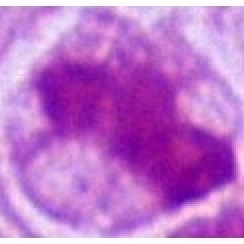
#> input picture ResNet50-master/cell_data/test/Square_test_sp_kp/sp (138).jpg, 122 x 122 px (shown 2 times larger)
$ python -i '常规数据增强.py'   (imports and definitions only)
#> lines starting #> are read from the running program, lines starting #| are printed output that depends on the picture
#> further down, picture is the input picture: shape (122, 122, 3); mean B, G, R 204, 114.3, 190.4
import cv2
import os
import random
import copy
from PIL import ImageEnhance
from PIL import Image
import numpy as np


def check_dir(dir):
    if not os.path.exists(dir):
        os.makedirs(dir)


# 高斯噪音
# [16 lines left out: functions gauss_noise, bs_noise, not called in this run]


# 随机调整图像的饱和度和亮度
def randomColor(img):
    img = img.astype(np.uint8)
    image = Image.fromarray(cv2.cvtColor(img, cv2.COLOR_BGR2RGB))
    # 随机生成0，1来随机确定调整哪个参数，可能会调整饱和度，也可能会调整图像的饱和度和亮度
    saturation = random.randint(0, 1)
    brightness = random.randint(0, 1)
    contrast = random.randint(0, 1)
    sharpness = random.randint(0, 1)

    # 当三个参数中一个参数为1，就可执行相应的操作
    if random.random() < saturation:
        random_factor = np.random.randint(90, 110) / 100.  # 随机因子
        image = ImageEnhance.Color(image).enhance(random_factor)  # 调整图像的饱和度
    if random.random() < brightness:
        random_factor = np.random.randint(90, 110) / 100.  # 随机因子
        image = ImageEnhance.Brightness(image).enhance(random_factor)  # 调整图像的亮度
    if random.random() < contrast:
        random_factor = np.random.randint(90, 110) / 100.  # 随机因子
        image = ImageEnhance.Contrast(image).enhance(random_factor)  # 调整图像对比度
    if random.random() < sharpness:
        random_factor = np.random.randint(90, 110) / 100.  # 随机因子
        ImageEnhance.Sharpness(image).enhance(random_factor)  # 调整图像锐度
    img = cv2.cvtColor(np.asarray(image), cv2.COLOR_RGB2BGR)
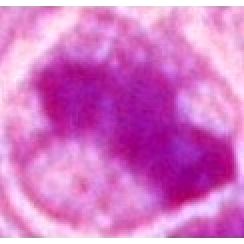
#> img: shape (122, 122, 3) (shown 2 times larger); mean R, G, B 213.5, 117.9, 199.2
    return img


# 旋转
# [315 lines left out: functions random_rect_rotate, mirror, img_overlap, test, random_augument, augument and 2 more, not called in this run]


# [34 lines not run here, left out]

>>> import cv2
>>> picture = cv2.imread('../../../ResNet50-master/cell_data/test/Square_test_sp_kp/sp (138).jpg')
>>> result = randomColor(picture)

$ run again, on ResNet50-master/cell_data/data_nm/nm (1160).jpg
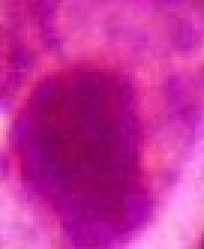
#> input picture ResNet50-master/cell_data/data_nm/nm (1160).jpg, 68 x 83 px (shown 3 times larger)
#> picture is the input picture: shape (83, 68, 3); mean B, G, R 155.6, 43.4, 194.8
#> in randomColor, `img = cv2.cvtColor(np.asarray(image), cv2.COLOR_RGB2BGR)`:
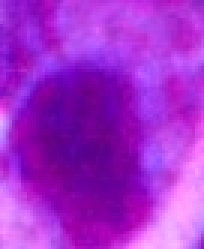
#> img: shape (83, 68, 3) (shown 3 times larger); mean R, G, B 163.5, 43.6, 204.7

$ run again, on ResNet50-master/cell_data/data_nm/nm (1199).jpg
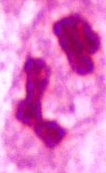
#> input picture ResNet50-master/cell_data/data_nm/nm (1199).jpg, 106 x 173 px
#> picture is the input picture: shape (173, 106, 3); mean B, G, R 201.8, 119.2, 226.1
#> in randomColor, `img = cv2.cvtColor(np.asarray(image), cv2.COLOR_RGB2BGR)`:
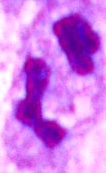
#> img: shape (173, 106, 3); mean R, G, B 210.2, 123.6, 233.3
